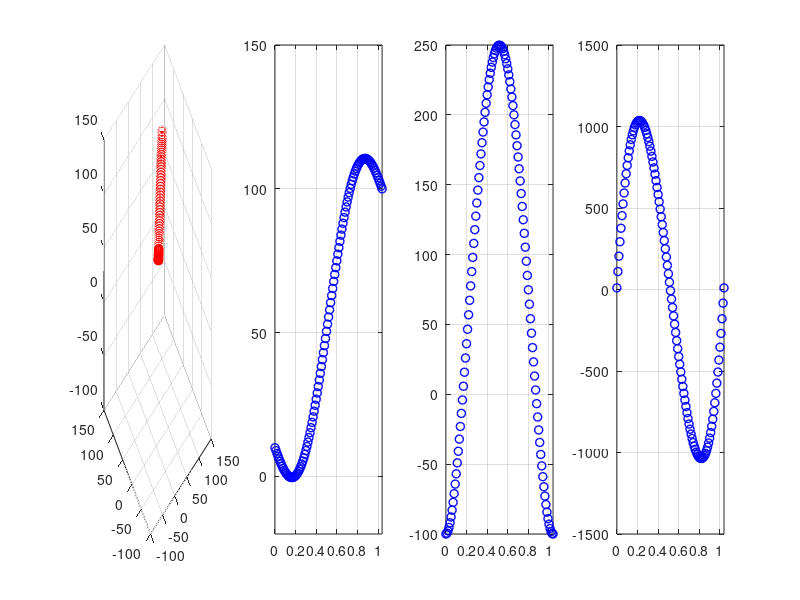

The MATLAB source for this figure:
clc; clear all; close all;

t=0;
ts = 0.01;
LastCycle=0;
x_a   = 40; %[mm]
y_a   = 40;
z_a   = 40;  

x_b   = 100; %[mm]
y_b   = 100;
z_b   = 100;

AB_MD   = sqrt(((x_b-x_a)^2)+((y_b-y_a)^2)+((z_b-z_a)^2));

v_qd  = 100; %% [mm]/[s]

tf = AB_MD/v_qd;

%% Quy hoach quy dao bac 5
x_0           = 10;            %% trang thai cua diem dau
x_dot_0    = -100;
x_2dot_0  = 10;

x_F           = 100;        %% trang thai cua diem cuoi
x_dot_F    = -100;
x_2dot_F  = 10;

a0=x_0;
a1=x_dot_0;
a2=x_2dot_0/2;
a3=(20*x_F - 20*x_0-(8*x_dot_F + 12*x_dot_0)*tf -(3*x_2dot_0 - x_2dot_F)*tf^2)/(2*tf^3);
a4=(30*x_0 - 30*x_F + (14*x_dot_F + 16*x_dot_0)*tf +(3*x_2dot_0 - 2*x_2dot_F)*tf^2)/(2*tf^4);
a5=(12*x_F - 12*x_0 - (6*x_dot_F + 6*x_dot_0)*tf -(x_2dot_0 - x_2dot_F)*tf^2)/(2*tf^5);

phantram= a0 + a1*t + a2*t^2 + a3*t^3 + a4*t^4 + a5*t^5;

plot3([x_a x_b],[y_a y_b],[z_a z_b],'-o','LineWidth',2,'MarkerEdgeColor','b')
grid on;
hold on;

while(1)
    
    x_phantram =  a0 + a1*t + a2*t^2 + a3*t^3 + a4*t^4 + a5*t^5;
    v_phantram =  a1 + 2*a2*t + 3*a3*t^2 + 4*a4*t^3 + 5*a5*t^4;
    a_phantram =  2*a2 + 6*a3*t + 12*a4*t^2 + 20*a5*t^3;
    
    x_TCP   = x_a + (x_b - x_a)*x_phantram/100;
    y_TCP   = y_a + (y_b - y_a)*x_phantram/100;
    z_TCP   = z_a + (z_b - z_a)*x_phantram/100;
    
    subplot(1,4,1);
    xlim([-100 150]);
    ylim([-100 150]);
    zlim([-100   150]);
    plot3(x_TCP,y_TCP,z_TCP,'-o','LineWidth',1,'MarkerEdgeColor','r')
    grid on;
    hold on;
    
    subplot(1,4,2);
    xlim([0 tf]);
    ylim([-20 150]);
    plot(t,x_phantram,'-o','LineWidth',1,'MarkerEdgeColor','b')
    grid on;
    hold on;
    
    subplot(1,4,3);
    xlim([0 tf]);
    plot(t,v_phantram,'-o','LineWidth',1,'MarkerEdgeColor','b')
    grid on;
    hold on;
    
    subplot(1,4,4);
    xlim([0 tf]);
    plot(t,a_phantram,'-o','LineWidth',1,'MarkerEdgeColor','b')
    grid on;
    hold on;
    if(LastCycle==1)
        break;
    end
    
    t=t+ts;
    if(t>tf)
         t=tf;
         LastCycle = 1;
    end
    pause(ts);
end

sprintf("Simulation Done")